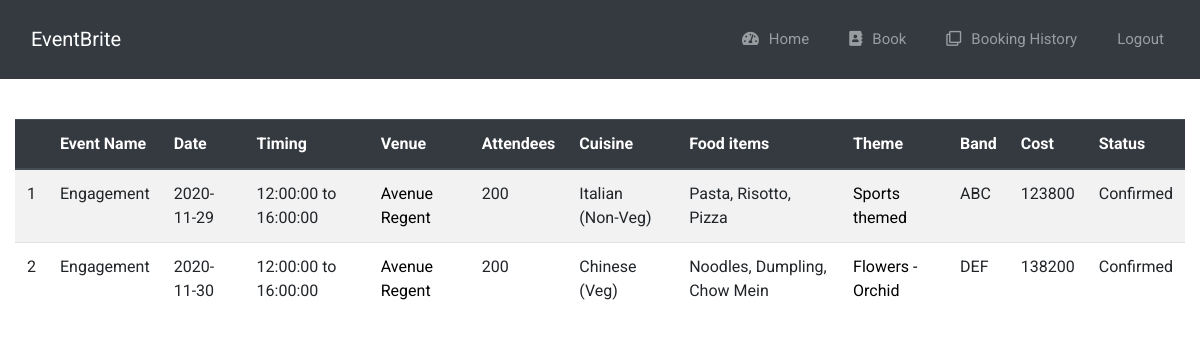
Screenshot of /viewbookings (signed in) with the database file from the repository.
### app.py (models this page shows)
class Bookings(db.Model):
    id = db.Column(db.Integer, primary_key=True)
    event_name = db.Column(db.String(25))
    venue_name = db.Column(db.String(50))
    attendees = db.Column(db.Integer)
    date = db.Column(db.Date)
    _from = db.Column(db.DateTime) #Anna
    _to = db.Column(db.DateTime)   #Anna
    theme = db.Column(db.String(50))
    cuisine = db.Column(db.String(20))
    food_items = db.Column(db.String(50))
    food_type = db.Column(db.String(10))
    band_name = db.Column(db.String(25))
    status = db.Column(db.String(20), default='Pending')
    manager_id = db.Column(db.Integer, db.ForeignKey('manager.id'))
    cost = db.Column(db.Integer)

### app.py (the view)
@app.route('/viewbookings') #Kavya
def viewbookings():
    id = session['manager']
    bookings = Bookings.query.filter_by(manager_id=id).all()
    return render_template('viewbookings.html', bookings=bookings)

### app.py (called while the page is built)
@login_manager.user_loader #issac
def load_user(user_id):
    return Manager.query.get(int(user_id))

### templates/viewbookings.html (shortened to what this page needs)
{% extends 'base.html' %}
{% block body %}
	<div class="row" style="margin-left: auto; margin-right: auto; margin-top: 20px;">
		<div class="col-12">
            <table class="table table-striped">
                <thead class="thead-dark">
                <tr>
                    <th scope="col justify-content-center"></th>
                    <th scope="col justify-content-center">Event Name</th>
                    <th scope="col justify-content-center">Date</th>
                    <th scope="col justify-content-center">Timing</th>
                    <th scope="col justify-content-center">Venue</th>
                    <th scope="col justify-content-center">Attendees</th>
                    <th scope="col justify-content-center">Cuisine</th>
                    <th scope="col justify-content-center">Food items</th>
                    <th scope="col justify-content-center">Theme</th>
                    <th scope="col justify-content-center">Band</th>
                    <th scope="col justify-content-center">Cost</th>
                    <th scope="col justify-content-center">Status</th>
                </tr>
                </thead>
                    <tbody>
                        {% for booking in bookings %}
                        {% set x=booking.venue_name %}
                    <tr>
                        <td scope="row">{{loop.index}}</td>
                        <td>{{booking.event_name}}</td>
                        <td>{{booking.date}}</td>
                        <td> {{booking._from.time()}} to {{booking._to.time()}}</td>
                        <td>
                            <a href="#venue" data-some-value="{{booking.venue_name}}" data-toggle="modal" data-target="#venue" class="image venue_modal">{{booking.venue_name}}</a>
                        </td>
                        <td>{{booking.attendees}}</td>
                        <td>{{booking.cuisine}} ({{booking.food_type}})</td>
                        <td>{{booking.food_items}}</td>
                        <td>
                            <a href="#theme" data-some-value="{{booking.theme}}" data-toggle="modal" data-target="#theme" class="image theme_modal">{{booking.theme}}</a>
                        </td>
                        <td>{{booking.band_name}}</td>
                        <td>{{booking.cost}}</td>
                        {% if booking.status=='Completed' %}
                            <td><span class="label label-success"></span>{{booking.status}}</td>
                        {% else %}
                            <td>{{booking.status}}</td>
                        {% endif %}
                    </tr>
                    {% endfor %}
              </tbody>
            </table>
            </div>
    </div>
{% endblock %}

### static/style.css (style rules this page uses)
body { font-family: 'Roboto', sans-serif; }
* { margin: 0; padding: 0; }
.image { text-decoration: none; color: black; }
.row { padding-top: 20px; }

### rows the page displays
Bookings: event_name "Engagement", date "2020-11-29", _from.time "12:00:00", _to.time "16:00:00", venue_name "Avenue Regent", attendees "200", cuisine "Italian", food_type "Non-Veg", food_items "Pasta, Risotto, Pizza", theme "Sports themed", band_name "ABC", cost "123800", status "Confirmed"
Bookings: event_name "Engagement", date "2020-11-30", _from.time "12:00:00", _to.time "16:00:00", venue_name "Avenue Regent", attendees "200", cuisine "Chinese", food_type "Veg", food_items "Noodles, Dumpling, Chow Mein", theme "Flowers - Orchid", band_name "DEF", cost "138200", status "Confirmed"
